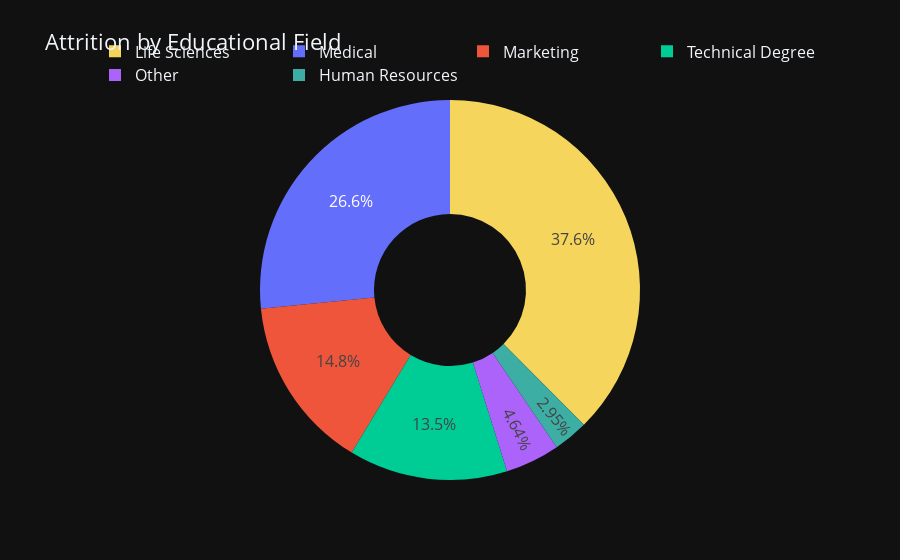

The notebook cell saved with this chart:
### Code cell
attrition_by = attr_data.groupby(['EducationField']).size().reset_index(name='Count')

# Create a donut chart
fig = go.Figure(data=[go.Pie(
    labels=attrition_by['EducationField'],
    values=attrition_by['Count'],
    hole=0.4,
    marker=dict(colors=['#3CAEA3', '#F6D55C']),
    textposition='inside'
)])

# Update the layout
fig.update_layout(title='Attrition by Educational Field', font=dict(size=16), legend=dict(
    orientation="h", yanchor="bottom", y=1.02, xanchor="right", x=1
))

# Show the chart
fig.show()

### Figure 1 — Plotly figure (JSON) as saved in the notebook; plotly's stock layout.template omitted (floating-point values rounded to 4 significant figures)
{"data": [{"hole": 0.4, "labels": ["Human Resources", "Life Sciences", "Marketing", "Medical", "Other", "Technical Degree"], "marker": {"colors": ["#3CAEA3", "#F6D55C"]}, "textposition": "inside", "type": "pie", "values": [7, 89, 35, 63, 11, 32]}], "layout": {"autosize": true, "font": {"size": 16}, "legend": {"orientation": "h", "x": 1, "xanchor": "right", "y": 1.02, "yanchor": "bottom"}, "title": {"text": "Attrition by Educational Field"}}}
